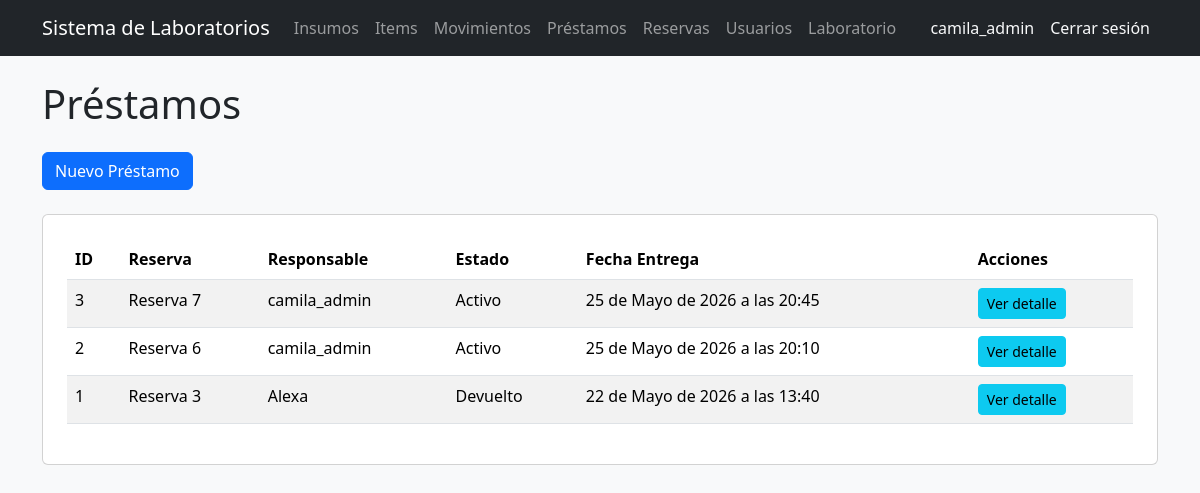
The app's page /prestamos/ (signed in), older data.
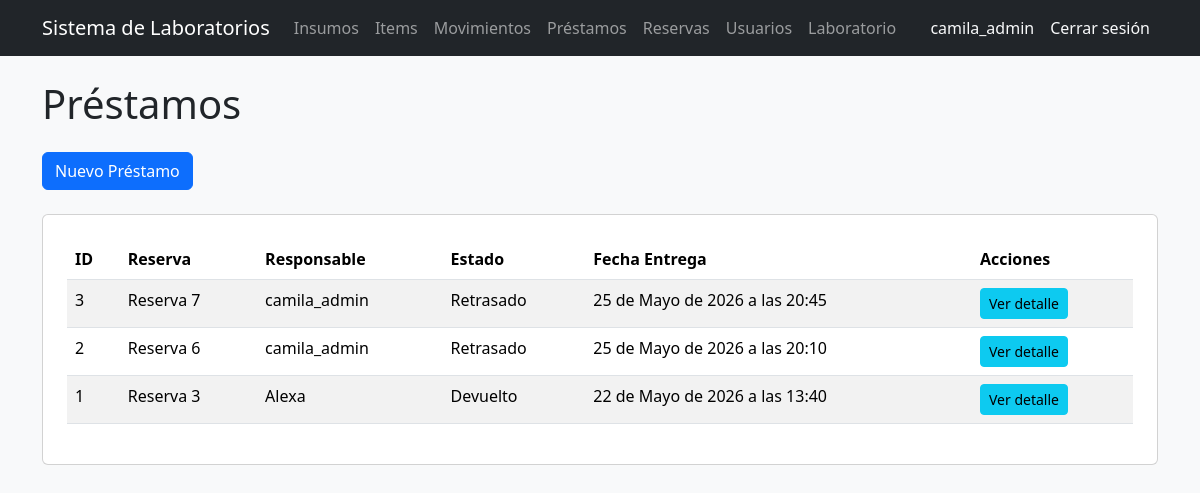
The same page, newer data.
### prestamos/models.py (models this page shows, shortened)
class Prestamo(models.Model):
    reserva = models.ForeignKey(
        Reserva,
        on_delete=models.CASCADE
    )
    responsable = models.ForeignKey(
        Usuario,
        on_delete=models.CASCADE
    )
    estado = models.ForeignKey(
        EstadoPrestamo,
        on_delete=models.CASCADE
    )
    fecha_entrega = models.DateTimeField(auto_now_add=True)
    fecha_devolucion = models.DateTimeField(
        null=True,
        blank=True
    )

class EstadoPrestamo(models.Model):
    nombre = models.CharField(max_length=50)
    def __str__(self):
        return self.nombre

### reservas/models.py (models this page shows, shortened)
class Reserva(models.Model):
    usuario = models.ForeignKey(
        'users.Usuario',
        on_delete=models.CASCADE
    )
    fecha_reserva = models.DateTimeField()
    hora_limite_retiro = models.DateTimeField(
        null=True,
        blank=True
    )
    fecha_devolucion = models.DateTimeField(
        null=True,
        blank=True
    )
    estado = models.ForeignKey(
        EstadoReserva,
        on_delete=models.CASCADE,
        null=True,
        blank=True
    )
    fecha_creacion = models.DateTimeField(auto_now_add=True)
    def __str__(self):
        return f"Reserva {self.pk}"

### users/models.py (models this page shows)
class Usuario(AbstractUser):
    codigo = models.CharField(max_length=50, unique=True, blank=True)
    programa = models.CharField(max_length=100, blank=True)
    rol = models.ForeignKey(
        Rol,
        on_delete=models.CASCADE,
        null=True,
        blank=True
    )
    def __str__(self):
        return self.username

### prestamos/views.py (the view)
# urls.py: path('', lista_prestamos, name='lista_prestamos'),
@rol_requerido('Administrador', 'Encargado')
def lista_prestamos(request):
    prestamos = Prestamo.objects.all().order_by('-fecha_entrega')
    return render(
        request,
        'prestamos/lista.html',
        {
            'prestamos': prestamos
        }
    )

### templates/prestamos/lista.html
{% extends 'base_general.html' %}
{% block contenido %}
<h1 class="mb-4">Préstamos</h1>
<a href="/reservas/para-prestamo/" class="btn btn-primary mb-4">
    Nuevo Préstamo
</a>
<div class="card p-4">
    <table class="table table-striped">
        <thead>
            <tr>
                <th>ID</th>
                <th>Reserva</th>
                <th>Responsable</th>
                <th>Estado</th>
                <th>Fecha Entrega</th>
                <th>Acciones</th>
            </tr>
        </thead>
        <tbody>
            {% for prestamo in prestamos %}
            <tr>
                <td>{{ prestamo.id }}</td>
                <td>{{ prestamo.reserva }}</td>
                <td>{{ prestamo.responsable }}</td>
                <td>{{ prestamo.estado }}</td>
                <td>{{ prestamo.fecha_entrega }}</td>
                <td>
                    <a
                        href="/prestamos/{{ prestamo.id }}/"
                        class="btn btn-info btn-sm"
                    >
                        Ver detalle
                    </a>
                </td>
            </tr>
            {% endfor %}
        </tbody>
    </table>
</div>
{% endblock %}

Row changes from the older to the newer data that the page shows:
changed Prestamo "25 de Mayo de 2026 a las 20:45": estado "Activo" → "Retrasado"
changed Prestamo "25 de Mayo de 2026 a las 20:10": estado "Activo" → "Retrasado"
